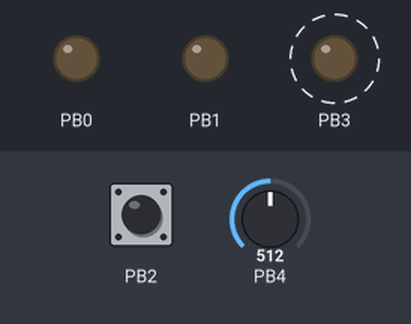
The program below on a simulated ATtiny13, built with avr-gcc and emulated at 9.6 MHz. Parts: output pins drawn as LEDs (lit = HIGH). Dashed ring = blinking. The inputs (shaded band) are chosen by the test bench; at power-on: PB2 HIGH, PB4 = 512. At 5.1 s the program stops and its outputs stay as they are.

Above: at 0.05 s.
At 0.3 s:
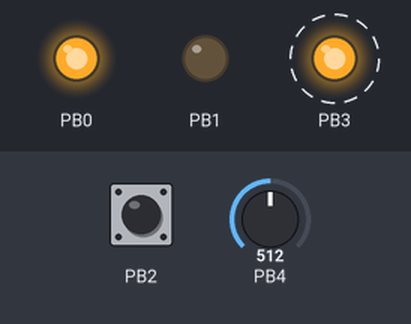
Timing chart, 0 to 3.0 s (numbered marks = the images above):
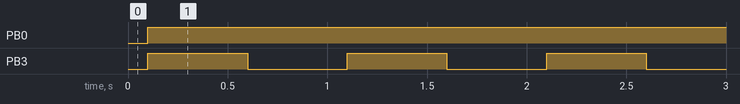

Measured:
- by itself, PB0: LOW → HIGH at 0.10 s
- by itself, PB3: alternates HIGH for 0.50 s and LOW for 0.50 s, 10 changes in all, then stays LOW

The program:

main.c
```c
/*
 * SimpleEVSE_AVR_src.c
 *
 * Created: 13.07.2019 17:25:14
 * Author : main
 */

#define F_CPU 9600000

#include <avr/io.h>
#include <util/delay.h>
#include <avr/eeprom.h>
#include <stdbool.h>

#define SPEED_SLOW		10
#define SPEED_FAST		16
#define SPEED_FULL		32

#define LED_ON			PORTB |= 1 << PB3
#define LED_OFF			PORTB &= ~(1 << PB3)
#define RELAIS_ON		PORTB |= 1 << PB0
#define RELAIS_OFF		PORTB &= ~(1 << PB0)
#define HALL			!(PINB & 0b100)
#define SET_SPEED(x)	OCR0B = ((uint16_t) x)*25/10 - 1

uint8_t eep_fresh_EE EEMEM;
uint8_t charge_speed_EE EEMEM;

void blink_LED_slow()
{
	for (uint8_t i = 0; i < 5; i++)
	{
		LED_ON;
		_delay_ms(500);
		LED_OFF;
		_delay_ms(500);
	}
}

void blink_LED_fast()
{
	for (uint8_t i = 0; i < 20; i++)
	{
		LED_ON;
		_delay_ms(125);
		LED_OFF;
		_delay_ms(125);
	}
}

void blink_LED_full()
{
	LED_ON;
	_delay_ms(5000);
	LED_OFF;
}

void show_speed(uint8_t speed)
{
	if (speed <= SPEED_SLOW)
		blink_LED_slow();
	else if (speed <= SPEED_FAST)
		blink_LED_fast();
	else
		blink_LED_full();
}

uint16_t ADC_read()
{
	ADCSRA |= 1 << ADSC;
	while (ADCSRA & (1 << ADSC));
	return ADC;
}

uint8_t hall_read()
{
	uint8_t cc = 0;
	while (HALL && (cc < 100))
	{
		cc++;
		_delay_ms(1);
	}

	if (cc >= 100)
		return 1;
	else
		return 0;
}

bool scan_hall(void)
{
	for (uint8_t i = 0, cc = 0; i < 100; i++)
	{
		if (hall_read())
			cc++;
		else
			cc = 0;

		if (cc >= 10)
			return(true);

		_delay_ms(1);
	}

	return(false);
}

int main(void)
{
	PORTB = 0b100;
	DDRB = 0b00001011;

	OCR0A = 149;
	OCR0B = 150;
	TCCR0A = 0b00110011;
	TCCR0B = 0b00001011;

	ADMUX = 0b10;
	ADCSRA = 0b11000101;

	if (eeprom_read_byte(&eep_fresh_EE))
	{
		eeprom_write_byte(&eep_fresh_EE, 0);
		eeprom_write_byte(&charge_speed_EE, SPEED_SLOW);
	}

	uint8_t charge_speed = eeprom_read_byte(&charge_speed_EE);

	while (scan_hall())
	{
		if (charge_speed == SPEED_SLOW)
			charge_speed = SPEED_FAST;
		else if (charge_speed == SPEED_FAST)
			charge_speed = SPEED_FULL;
		else if (charge_speed == SPEED_FULL)
			charge_speed = SPEED_SLOW;
		else
			charge_speed = SPEED_SLOW;

		show_speed(charge_speed);
	}

	eeprom_update_byte(&charge_speed_EE, charge_speed);

	uint16_t fb = ADC_read();
	while(fb > 580)
		fb = ADC_read();

	SET_SPEED(charge_speed);
	RELAIS_ON;

	show_speed(charge_speed);
	while(1);
}
```
